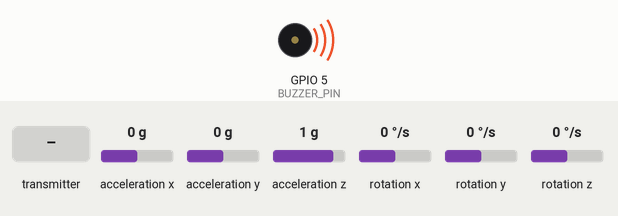
Simulated run of this sketch. Board: ESP32. On the bench: buzzer (waves = sounding). The inputs (shaded band) are chosen by the test bench; at power-on: acceleration x 0 g, acceleration y 0 g, acceleration z 1 g, rotation x 0 °/s, rotation y 0 °/s, rotation z 0 °/s. What the sketch prints to the serial monitor is not drawn.

Above: at 0.1 s.
At 5.2 s:
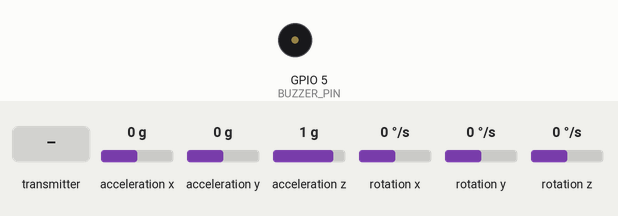
5.3 s: the transmitter starts sending sleepGucWarning = 1
7.3 s: the transmitter starts sending sleepGucWarning = 0
Timing chart, 0 to 10.3 s (numbered marks = the images above; inputs shaded):
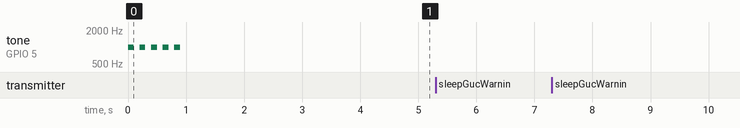

The sketch:

espnow_ben_phai_send_collision_recv_sleep_v1.ino
```cpp
#include <MPU6050_tockn.h>
#include <Wire.h>
#include <freertos/FreeRTOS.h>
#include <freertos/task.h>
#include <esp_now.h>
#include <WiFi.h>

#define BUZZER_PIN 5
#define BUZZER_CHANNEL 0
#define PWM_FREQ 5000
#define PWM_RESOLUTION 8

const float LIGHT_COLLISION_THRESHOLD = 2;
const float MODERATE_COLLISION_THRESHOLD = 2.5;
const float SEVERE_COLLISION_THRESHOLD = 3;

uint8_t broadcastAddress[] = { 0xD8, 0xBC, 0x38, 0xFB, 0xB1, 0x90 };

typedef struct struct_message {
  bool sleepGucWarning;
  char message[32];
  float acceleration;
  char collision_type[20];
} struct_message;

struct_message myData;
MPU6050 mpu6050(Wire);
esp_now_peer_info_t peerInfo;

// Cờ trạng thái
bool sleepGucWarningFlag = false;
bool collisionFlag = false;

// Biến đếm
int sleepGucCount = 0;
int collisionCount = 0;

void OnDataRecv(const uint8_t *mac, const uint8_t *incomingData, int len) {
  memcpy(&myData, incomingData, sizeof(myData));

  if (myData.sleepGucWarning) {
    if (!sleepGucWarningFlag) {
      sleepGucWarningFlag = true;
      sleepGucCount++;  // Tăng đếm khi cảnh báo ngủ gục xảy ra
    }
    Serial.println("Cảnh báo: Ngủ gục!");
  } else {
    if (sleepGucWarningFlag) {
      sleepGucWarningFlag = false;
      Serial.println("Ngừng cảnh báo ngủ gục.");
    }
  }

}

void OnDataSent(const uint8_t *mac_addr, esp_now_send_status_t status) {
  Serial.println(status == ESP_NOW_SEND_SUCCESS ? "Delivery Success" : "Delivery Fail");
}

void playBuzzerTone(int repeats, int duration, int frequency) {
  for (int i = 0; i < repeats; i++) {
    ledcWriteTone(BUZZER_CHANNEL, frequency);
    vTaskDelay(duration / portTICK_PERIOD_MS);
    ledcWriteTone(BUZZER_CHANNEL, 0);
    vTaskDelay(duration / portTICK_PERIOD_MS);
  }
}

void sendCollisionData(const char* collision_type, float acceleration) {
  static String previousCollisionType = "No Collision";  // Lưu trạng thái va chạm trước đó

  // Chỉ gửi cảnh báo khi trạng thái va chạm thay đổi
  if (previousCollisionType != collision_type) {
    strcpy(myData.collision_type, collision_type);
    strcpy(myData.message, strcmp(collision_type, "No Collision") == 0 ? "No Collision" : "Collision Detected!");
    myData.acceleration = acceleration;
    esp_now_send(broadcastAddress, (uint8_t *)&myData, sizeof(myData));

    if (strcmp(collision_type, "No Collision") != 0) {
      if (!collisionFlag) {
        collisionFlag = true;
        collisionCount++;  // Tăng đếm khi va chạm xảy ra
        // sendCollisionSMS();
      }
      Serial.println("Cảnh báo: Va chạm");
    } else {
      collisionFlag = false;
      Serial.println("Ngừng cảnh báo va chạm.");
    }

    // Cập nhật trạng thái va chạm trước đó
    previousCollisionType = collision_type;
  }
}

void TaskReadSensor(void *pvParameters) {
  while (true) {
    mpu6050.update();
    float accelX = mpu6050.getAccX();
    float accelY = mpu6050.getAccY();
    float accelZ = mpu6050.getAccZ();
    float totalAcceleration = sqrt(accelX * accelX + accelY * accelY + accelZ * accelZ);

    if (totalAcceleration >= LIGHT_COLLISION_THRESHOLD && totalAcceleration < MODERATE_COLLISION_THRESHOLD) {
      sendCollisionData("Light Collision", totalAcceleration);
    } else if (totalAcceleration >= MODERATE_COLLISION_THRESHOLD && totalAcceleration < SEVERE_COLLISION_THRESHOLD) {
      sendCollisionData("Moderate Collision", totalAcceleration);
    } else if (totalAcceleration >= SEVERE_COLLISION_THRESHOLD) {
      sendCollisionData("Severe Collision", totalAcceleration);
    } else {
      sendCollisionData("No Collision", totalAcceleration);
    }

    vTaskDelay(50 / portTICK_PERIOD_MS);
  }
}

void TaskHandleBuzzer(void *pvParameters) {
  while (true) {
    float accelX = mpu6050.getAccX();
    float accelY = mpu6050.getAccY();
    float accelZ = mpu6050.getAccZ();
    float totalAcceleration = sqrt(accelX * accelX + accelY * accelY + accelZ * accelZ);

    if (totalAcceleration >= LIGHT_COLLISION_THRESHOLD && totalAcceleration < MODERATE_COLLISION_THRESHOLD) {
      playBuzzerTone(5, 100, 1000);
    } else if (totalAcceleration >= MODERATE_COLLISION_THRESHOLD && totalAcceleration < SEVERE_COLLISION_THRESHOLD) {
      playBuzzerTone(5, 100, 1500);
    } else if (totalAcceleration >= SEVERE_COLLISION_THRESHOLD) {
      playBuzzerTone(10, 100, 2000);
    } else {
      ledcWriteTone(BUZZER_CHANNEL, 0);
    }

    vTaskDelay(200 / portTICK_PERIOD_MS);
  }
}

void initializeESPNow() {
  WiFi.mode(WIFI_STA);
  if (esp_now_init() != ESP_OK) {
    Serial.println("Error initializing ESP-NOW");
    return;
  }
  esp_now_register_send_cb(OnDataSent);
  esp_now_register_recv_cb(OnDataRecv);

  memcpy(peerInfo.peer_addr, broadcastAddress, 6);
  peerInfo.channel = 0;
  peerInfo.encrypt = false;
  esp_now_add_peer(&peerInfo);
}

void testBuzzer() {
  playBuzzerTone(5, 100, 1000);
}

void setup() {
  Serial.begin(115200);
  Wire.begin(27, 26);
  pinMode(BUZZER_PIN, OUTPUT);
  ledcSetup(BUZZER_CHANNEL, PWM_FREQ, PWM_RESOLUTION);
  ledcAttachPin(BUZZER_PIN, BUZZER_CHANNEL);
  testBuzzer();
  Serial.println("Đang khởi tạo MPU6050...");
  mpu6050.begin();
  mpu6050.calcGyroOffsets(true);
  Serial.println("MPU6050 đã sẵn sàng!");

  initializeESPNow();

  xTaskCreatePinnedToCore(TaskReadSensor, "TaskReadSensor", 2048, NULL, 1, NULL, 0);
  xTaskCreatePinnedToCore(TaskHandleBuzzer, "TaskHandleBuzzer", 2048, NULL, 1, NULL, 1);
}

void loop() {
  // In thông tin số lần cảnh báo
  Serial.print("Số lần cảnh báo ngủ gục: ");
  Serial.println(sleepGucCount);
  Serial.print("Số lần xảy ra va chạm: ");
  Serial.println(collisionCount);

  vTaskDelay(1000 / portTICK_PERIOD_MS);
}
```

Measured:
- after the input at 5.3 s, every drawn part: stays the same
- after the input at 7.3 s, every drawn part: stays the same
